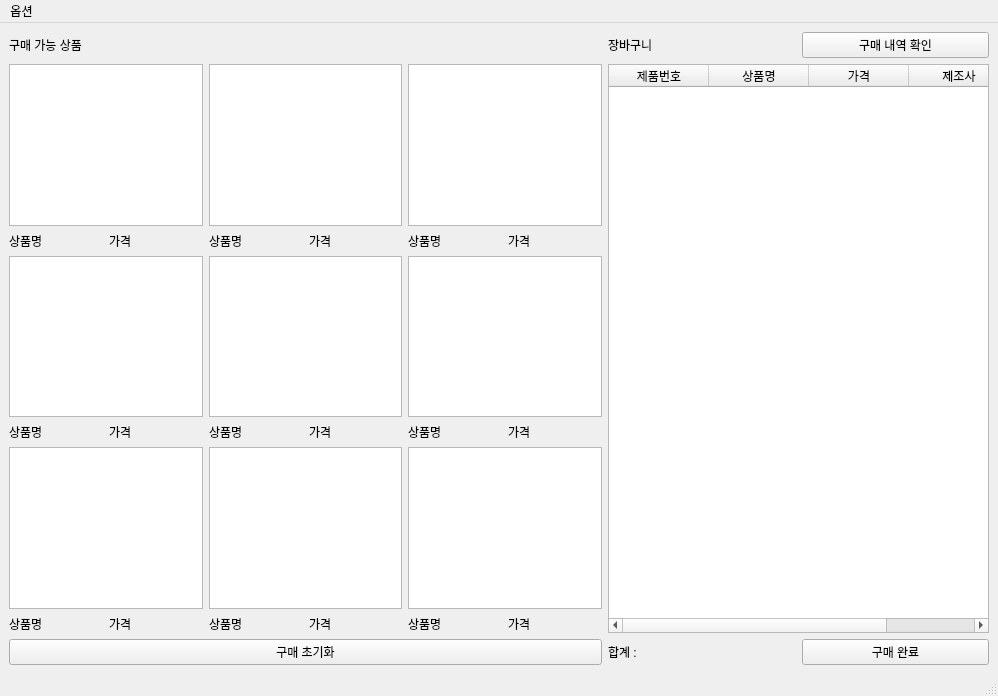
<?xml version="1.0" encoding="UTF-8"?>
<ui version="4.0">
 <class>MainWindow</class>
 <widget class="QMainWindow" name="MainWindow">
  <property name="geometry">
   <rect>
    <x>0</x>
    <y>0</y>
    <width>998</width>
    <height>696</height>
   </rect>
  </property>
  <property name="windowTitle">
   <string>MainWindow</string>
  </property>
  <widget class="QWidget" name="centralwidget">
   <layout class="QGridLayout" name="gridLayout">
    <item row="7" column="7">
     <widget class="QPushButton" name="buy">
      <property name="text">
       <string>구매 완료</string>
      </property>
     </widget>
    </item>
    <item row="2" column="0">
     <widget class="QLabel" name="product1">
      <property name="text">
       <string>상품명</string>
      </property>
     </widget>
    </item>
    <item row="4" column="3">
     <widget class="QLabel" name="price5">
      <property name="text">
       <string>가격</string>
      </property>
     </widget>
    </item>
    <item row="1" column="6" rowspan="6" colspan="2">
     <widget class="QTableWidget" name="bookmark_table">
      <property name="minimumSize">
       <size>
        <width>381</width>
        <height>0</height>
       </size>
      </property>
      <property name="mouseTracking">
       <bool>true</bool>
      </property>
      <property name="tabletTracking">
       <bool>true</bool>
      </property>
      <property name="toolTip">
       <string>tue</string>
      </property>
      <attribute name="horizontalHeaderCascadingSectionResizes">
       <bool>true</bool>
      </attribute>
      <attribute name="horizontalHeaderHighlightSections">
       <bool>true</bool>
      </attribute>
      <attribute name="horizontalHeaderStretchLastSection">
       <bool>false</bool>
      </attribute>
      <attribute name="verticalHeaderCascadingSectionResizes">
       <bool>false</bool>
      </attribute>
      <column>
       <property name="text">
        <string>제품번호</string>
       </property>
      </column>
      <column>
       <property name="text">
        <string>상품명</string>
       </property>
      </column>
      <column>
       <property name="text">
        <string>가격</string>
       </property>
      </column>
      <column>
       <property name="text">
        <string>제조사</string>
       </property>
      </column>
     </widget>
    </item>
    <item row="5" column="4" colspan="2">
     <widget class="QGraphicsView" name="pic9"/>
    </item>
    <item row="0" column="0" colspan="3">
     <widget class="QLabel" name="product_label">
      <property name="text">
       <string>구매 가능 상품</string>
      </property>
     </widget>
    </item>
    <item row="3" column="2" colspan="2">
     <widget class="QGraphicsView" name="pic5"/>
    </item>
    <item row="4" column="1">
     <widget class="QLabel" name="price4">
      <property name="text">
       <string>가격</string>
      </property>
     </widget>
    </item>
    <item row="7" column="6">
     <widget class="QLabel" name="total">
      <property name="text">
       <string>합계 :</string>
      </property>
     </widget>
    </item>
    <item row="6" column="2">
     <widget class="QLabel" name="product8">
      <property name="text">
       <string>상품명</string>
      </property>
     </widget>
    </item>
    <item row="3" column="4" colspan="2">
     <widget class="QGraphicsView" name="pic6"/>
    </item>
    <item row="6" column="0">
     <widget class="QLabel" name="product7">
      <property name="text">
       <string>상품명</string>
      </property>
     </widget>
    </item>
    <item row="2" column="3">
     <widget class="QLabel" name="price2">
      <property name="text">
       <string>가격</string>
      </property>
     </widget>
    </item>
    <item row="7" column="0" colspan="6">
     <widget class="QPushButton" name="initional">
      <property name="text">
       <string>구매 초기화</string>
      </property>
     </widget>
    </item>
    <item row="2" column="1">
     <widget class="QLabel" name="price1">
      <property name="text">
       <string>가격</string>
      </property>
     </widget>
    </item>
    <item row="3" column="0" colspan="2">
     <widget class="QGraphicsView" name="pic4"/>
    </item>
    <item row="2" column="5">
     <widget class="QLabel" name="price3">
      <property name="text">
       <string>가격</string>
      </property>
     </widget>
    </item>
    <item row="0" column="7">
     <widget class="QPushButton" name="history">
      <property name="text">
       <string>구매 내역 확인</string>
      </property>
     </widget>
    </item>
    <item row="4" column="4">
     <widget class="QLabel" name="product6">
      <property name="text">
       <string>상품명</string>
      </property>
     </widget>
    </item>
    <item row="6" column="5">
     <widget class="QLabel" name="price9">
      <property name="text">
       <string>가격</string>
      </property>
     </widget>
    </item>
    <item row="6" column="1">
     <widget class="QLabel" name="price7">
      <property name="text">
       <string>가격</string>
      </property>
     </widget>
    </item>
    <item row="4" column="0">
     <widget class="QLabel" name="product4">
      <property name="text">
       <string>상품명</string>
      </property>
     </widget>
    </item>
    <item row="6" column="4">
     <widget class="QLabel" name="product9">
      <property name="text">
       <string>상품명</string>
      </property>
     </widget>
    </item>
    <item row="1" column="0" colspan="2">
     <widget class="QGraphicsView" name="pic1"/>
    </item>
    <item row="6" column="3">
     <widget class="QLabel" name="price8">
      <property name="text">
       <string>가격</string>
      </property>
     </widget>
    </item>
    <item row="1" column="4" colspan="2">
     <widget class="QGraphicsView" name="pic3"/>
    </item>
    <item row="1" column="2" colspan="2">
     <widget class="QGraphicsView" name="pic2"/>
    </item>
    <item row="5" column="0" colspan="2">
     <widget class="QGraphicsView" name="pic7"/>
    </item>
    <item row="4" column="2">
     <widget class="QLabel" name="product5">
      <property name="text">
       <string>상품명</string>
      </property>
     </widget>
    </item>
    <item row="5" column="2" colspan="2">
     <widget class="QGraphicsView" name="pic8"/>
    </item>
    <item row="0" column="6">
     <widget class="QLabel" name="bookmark_label">
      <property name="text">
       <string>장바구니</string>
      </property>
     </widget>
    </item>
    <item row="2" column="2">
     <widget class="QLabel" name="product2">
      <property name="text">
       <string>상품명</string>
      </property>
     </widget>
    </item>
    <item row="4" column="5">
     <widget class="QLabel" name="price6">
      <property name="text">
       <string>가격</string>
      </property>
     </widget>
    </item>
    <item row="2" column="4">
     <widget class="QLabel" name="product3">
      <property name="text">
       <string>상품명</string>
      </property>
     </widget>
    </item>
   </layout>
  </widget>
  <widget class="QStatusBar" name="statusbar"/>
  <widget class="QMenuBar" name="menubar">
   <property name="geometry">
    <rect>
     <x>0</x>
     <y>0</y>
     <width>998</width>
     <height>21</height>
    </rect>
   </property>
   <widget class="QMenu" name="menu">
    <property name="title">
     <string>옵션</string>
    </property>
   </widget>
   <addaction name="menu"/>
  </widget>
  <action name="action">
   <property name="text">
    <string>료</string>
   </property>
  </action>
  <action name="actioneixt">
   <property name="text">
    <string>eixt</string>
   </property>
  </action>
 </widget>
 <resources/>
 <connections/>
</ui>
